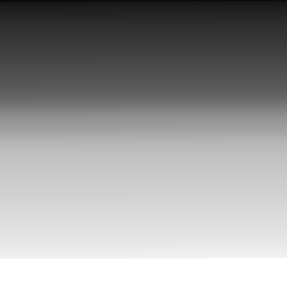
#> input picture Clase2/Parte2/img1_tp.png, 287 x 288 px
$ jupyter execute TP1_Parte2.ipynb   (shell and % lines are left out)
#> lines starting #> are read from the running program, lines starting #| are printed output that depends on the picture; after the words box and inside, x2 and y2 are one past the last pixel; in counts of white or black regions, pixels touching at a corner belong together
# Enunciado Parte 2

Histogramas y ecualización de histogramas

1. Para las imágenes `img1_tp.png` y `img2_tp.png` leerlas con OpenCV en escala de grisas y visualizarlas.
2. Elija el numero de bins que crea conveniente y grafique su histograma, compare los histogramas entre si. Explicar lo que se observa, si tuviera que entrenar un modelo de clasificación/detección de imágenes, ¿considera que puede ser de utilidad tomar como 'features' a los histogramas?
3. Para la imagen segmentacion.png analice el histograma de los canales RGB. Segmente algunos de los elementos presentes en la imagen (agua, cielo, tierra) y muestre, aplicando mascaras, las regiones en imágenes separadas.

[cell 1]
from google.colab import drive
drive.mount('/content/drive')

[cell 2]
%cd /content/drive/MyDrive/EIA-UBA/Bimestre3/VC1/TP1/Parte2

[cell 3]

# OpenCV-Python utiliza NumPy para el manejo de imágenes
import numpy as np
# cv2 es el módulo python para acceder a OpenCV
import cv2 as cv
# Usamos las poderosas herramientas de graficación de matplotlib para mostrar imágenes, perfiles, histogramas, etc
import matplotlib.pyplot as plt
# Herramienta para navegar en el contenido de carpetas
import os

# **Item 1**

[cell 4]
# Cargar una imagen en modo monocromático (un canal)
img1 = cv.imread('img1_tp.png',cv.IMREAD_GRAYSCALE)
#> img1 is the input picture: shape (288, 287); min 2, max 255, mean 154.8
img2 = cv.imread('img2_tp.png',cv.IMREAD_GRAYSCALE)
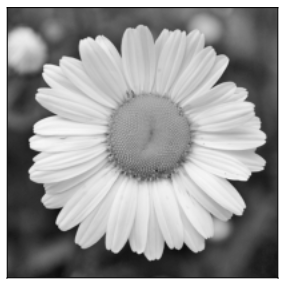
#> input picture Clase2/Parte2/img2_tp.png, 287 x 288 px
#> img2 is the input picture: shape (288, 287); min 2, max 255, mean 154.8

# Como lucen los datos en un np.array
print('Tamaño imagen 1:', img1.shape, '- Tamaño imagen 2:', img2.shape)
#| Tamaño imagen 1: (288, 287) - Tamaño imagen 2: (288, 287)

# Muestro la imagen con matplotlib
# Muestro imagenes
fig, axs = plt.subplots(1, 2, constrained_layout=True, figsize=(10,15))
axs[0].imshow(img1, cmap='gray', vmin=0, vmax=255)
axs[0].set_title('Imagen 1')
axs[1].imshow(img2, cmap='gray', vmin=0, vmax=255)
axs[1].set_title('Imagen 2')

[cell 5]
# Funcion para ploteo de histogramas en escala de grises variando el numero de bins
def ploteo_histogramas_GS(img1, img2, bins):
#> called with bins = 50
  fig, axs = plt.subplots(1, 2, constrained_layout=True, figsize=(15,5))
  hist1, bins1 = np.histogram(img1.ravel(), bins, [0, 256])
#> hist1 = 50 values, max 8400 at index 49, min 4 at index 0, mean 1653.1; bins1 = 51 values from 0 to 256
  hist2, bins2 = np.histogram(img2.ravel(), bins, [0, 256])
#> hist2 has the same summary as hist1; bins2 = 51 values from 0 to 256
  title = "Número de bins: " + str(bins)
  st = fig.suptitle(title, fontsize="x-large")
  axs[0].plot(hist1)
  axs[0].set_title('Histograma imagen 1')
  axs[1].plot(hist2)
  axs[1].set_title('Histograma imagen 2')

[cell 6]
# Ploteo de histogramas
ploteo_histogramas_GS(img1, img2, 50)
ploteo_histogramas_GS(img1, img2, 100)
ploteo_histogramas_GS(img1, img2, 150)
ploteo_histogramas_GS(img1, img2, 200)
ploteo_histogramas_GS(img1, img2, 256)
#> figure, not shown here; panel 1: curve peaks at x = 49, y = 8400; panel 2: curve peaks at x = 49, y = 8400
#> figure, not shown here; panel 1: curve peaks at x = 99, y = 8400; panel 2: curve peaks at x = 99, y = 8400
#> figure, not shown here; panel 1: curve peaks at x = 149, y = 8400; panel 2: curve peaks at x = 149, y = 8400
#> figure, not shown here; panel 1: curve peaks at x = 199, y = 8400; panel 2: curve peaks at x = 199, y = 8400
#> figure, not shown here; panel 1: curve peaks at x = 255, y = 8400; panel 2: curve peaks at x = 255, y = 8400

## Conclusión:

No sería útil emplear los histogramas como *features* para clasificar o reconocer imágenes ya que, en los casos evaluados, la información que brindan es idéntica. El análisis de los histogramas revela que la imagen `img1_tp.png` fue generada a partir de la imagen `img2_tp.png`, tomando el rango dinámico de esta última y redistribuyendo los colores de manera que coincidan las frecuencias de ocurrencia de cada valor.

---

# **Item 2**

[cell 7]
# Cargo imagen
img = cv.imread('segmentacion.png')
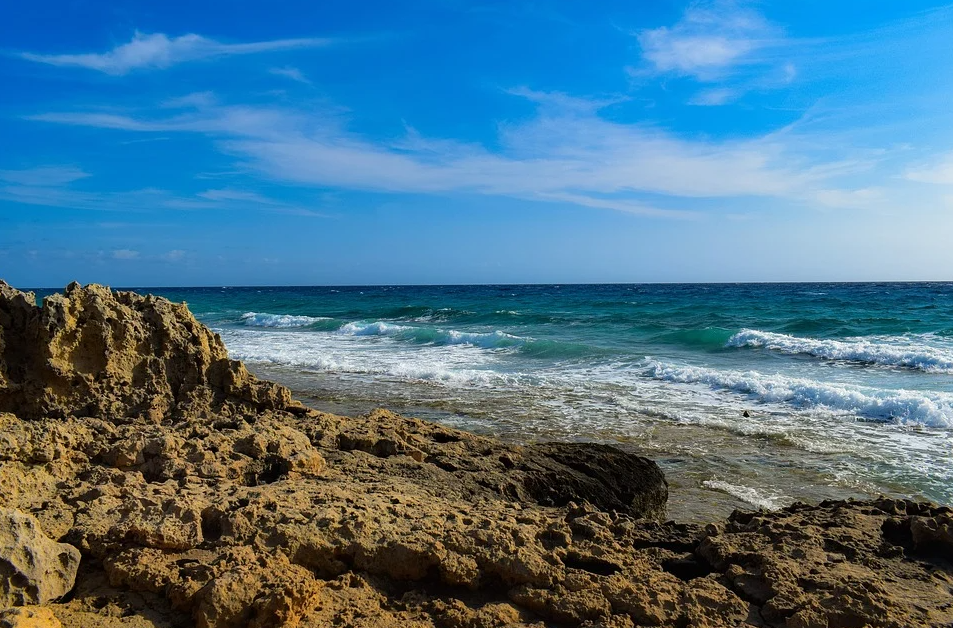
#> input picture Clase2/Parte2/segmentacion.png, 953 x 628 px
#> img is the input picture: shape (628, 953, 3); mean B, G, R 139, 116.4, 76.1

# Cambio a RGB
imgRGB = cv.cvtColor(img, cv.COLOR_BGR2RGB)

# Muestro imagenes
plt.figure()
plt.imshow(imgRGB)
plt.show()

[cell 8]
# Funcion para ploteo de histogramas RGB variando el numero de bins
def ploteo_histogramas_RGB(input_image, bins):

#> called with bins = 256
  im_r, im_g, im_b = cv.split(input_image)
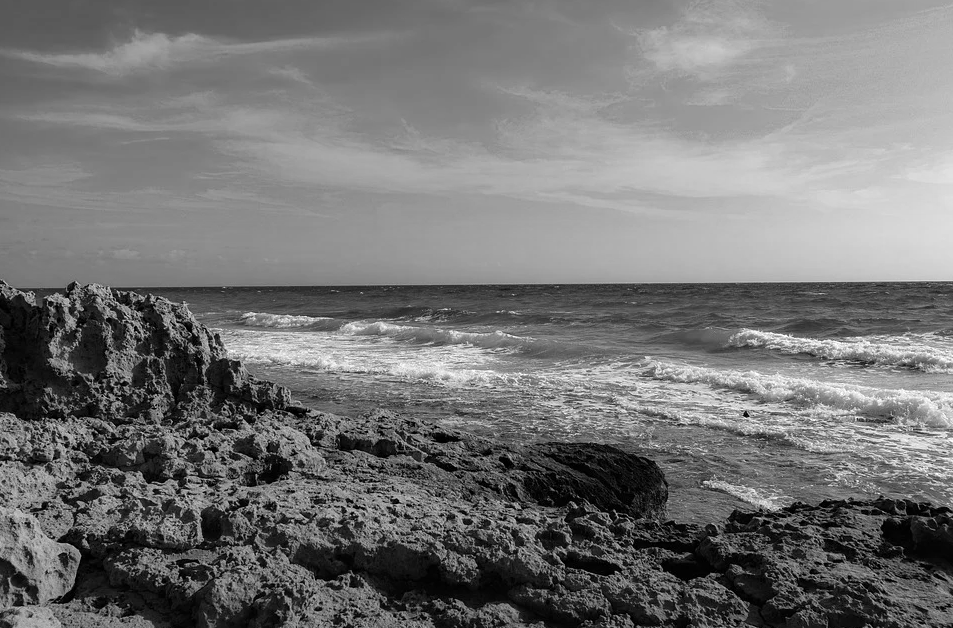
#> im_g: shape (628, 953); min 0, max 255, mean 116.4
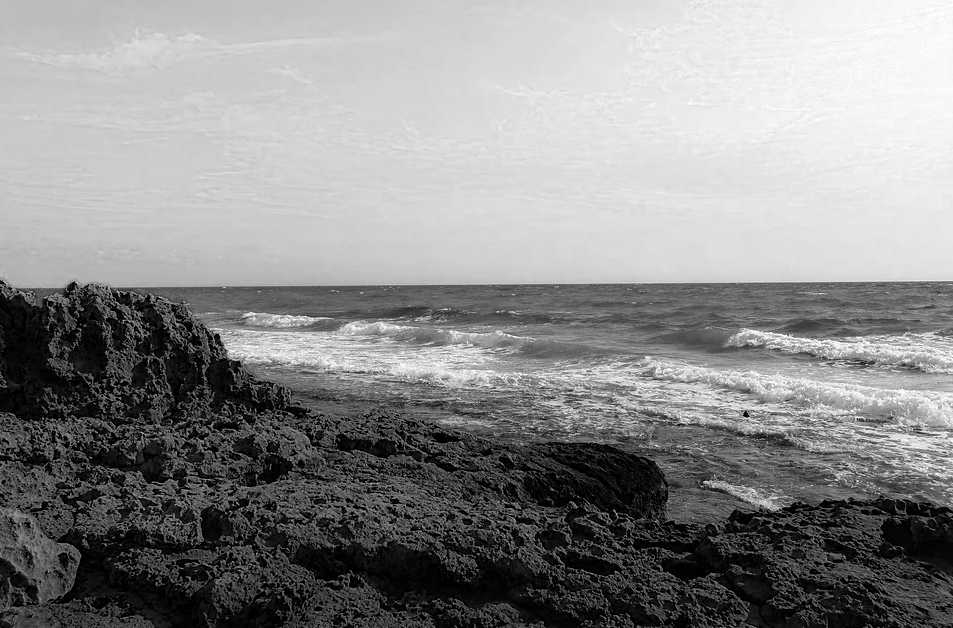
#> im_b: shape (628, 953); min 0, max 255, mean 139
  img1 = np.dstack((im_r, im_g, im_b))

  colors = ['r', 'g', 'b']
  labels = ['R', 'G', 'B']
  fig, axs = plt.subplots(1, 1, constrained_layout=True, figsize=(8,5))
  title = "Número de bins: " + str(bins)
  st = fig.suptitle(title, fontsize="x-large")
  for i in range(3):
    hist, bins = np.histogram(img1[:, :, i].ravel(), bins, [0, 256])
    axs.plot(hist, color=colors[i], label=labels[i])
#> after the loop, bins = 257 values from 0 to 256

  axs.legend()

[cell 9]
ploteo_histogramas_RGB(imgRGB, 256)
#> figure, not shown here; curve peaks at x = 0, y = 37866; curve peaks at x = 125, y = 8300; curve peaks at x = 0, y = 22983

[cell 10]
# Pasaje imagen a espacio HSV
img_HSV = cv.cvtColor(img, cv.COLOR_BGR2HSV)
#> img_HSV: shape (628, 953, 3); mean H, S, V 70.1, 153.6, 153.9
plt.figure(5)
plt.imshow(img_HSV)

[cell 11]
# Scatter plot de la distribucion de los colores en HSV
from mpl_toolkits.mplot3d import Axes3D
from matplotlib import cm
from matplotlib import colors

#c1, c2, c3 = cv.split(imgRGB)
c1, c2, c3 = cv.split(img_HSV)
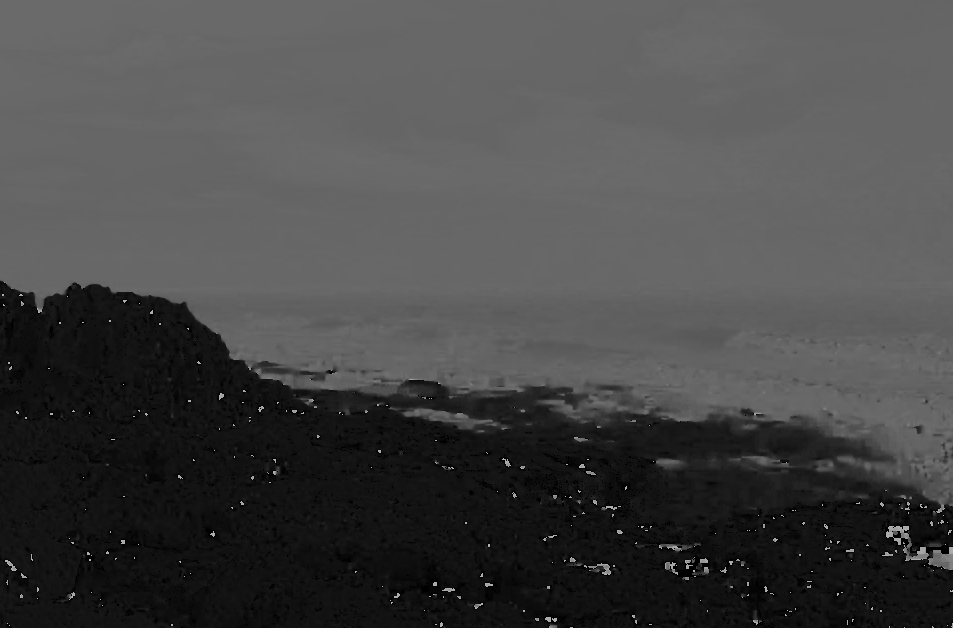
#> c1: shape (628, 953); min 0, max 179, mean 70.1
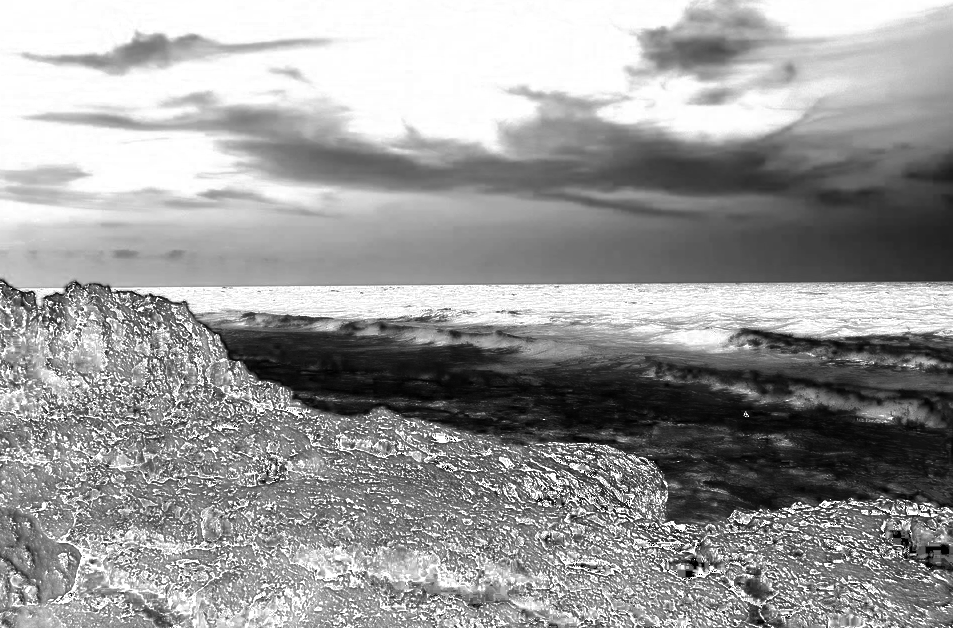
#> c2: shape (628, 953); min 0, max 255, mean 153.6
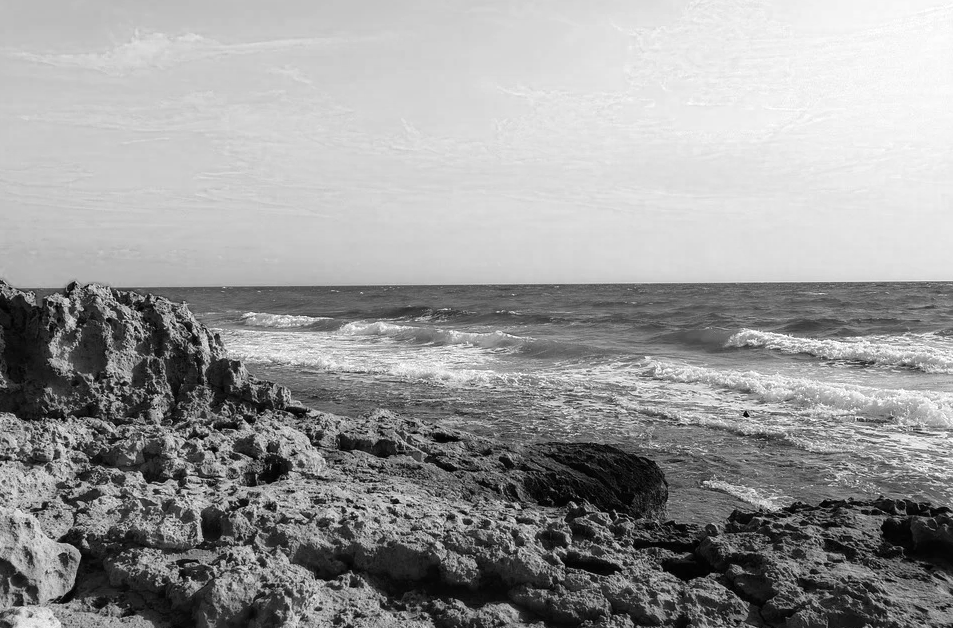
#> c3: shape (628, 953); min 0, max 255, mean 153.9
fig = plt.figure()
axis = fig.add_subplot(1, 1, 1, projection="3d")

pixel_colors = imgRGB.reshape((np.shape(imgRGB)[0]*np.shape(imgRGB)[1], 3))
norm = colors.Normalize(vmin=-1.,vmax=1.)
norm.autoscale(pixel_colors)
pixel_colors = norm(pixel_colors).tolist()
#> pixel_colors = 598484 items

axis.view_init(elev=20, azim=75)
axis.scatter(c1.flatten(), c2.flatten(), c3.flatten(), facecolors=pixel_colors, marker=".")
axis.set_xlabel("Canal 1")
axis.set_ylabel("Canal 2")
axis.set_zlabel("Canal 3")

plt.show()
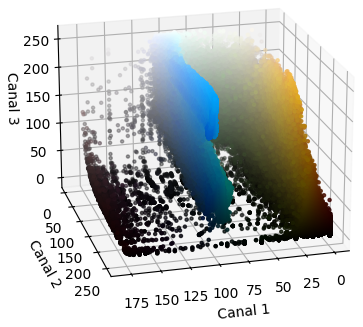
#> figure drawn by matplotlib, 1 panel

[cell 12]
# Segmentación playa
color_l = (0, 0, 0)
color_u = (25,255,255)

mask = cv.inRange(img_HSV, color_l,  color_u)
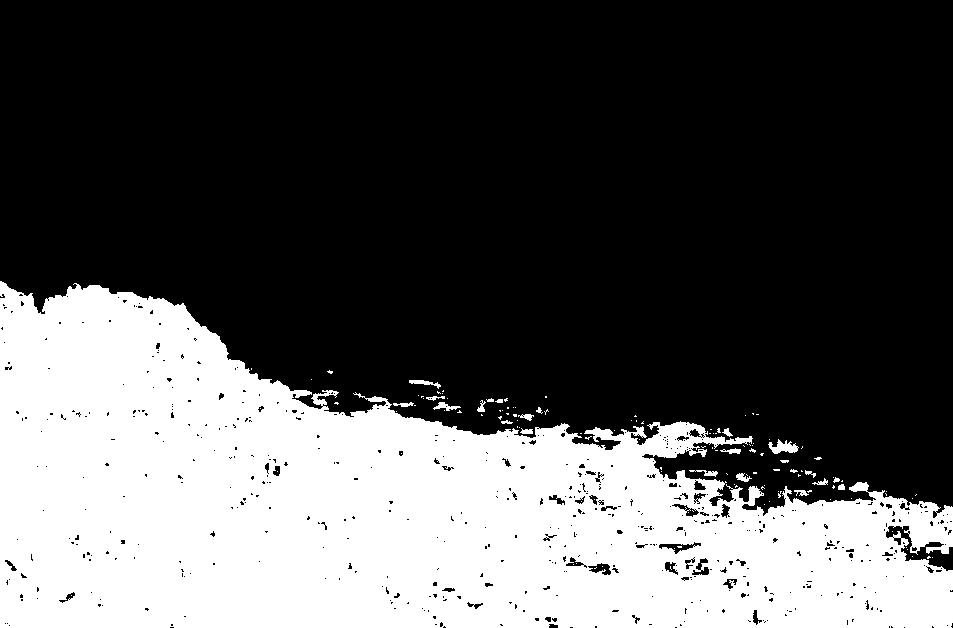
#> mask: shape (628, 953); 33.9% white; 131 white regions (108 under 20 px), largest, box (x1, y1, x2, y2) and area: (0, 281, 953, 628) 201080, (768, 439, 799, 454) 248, (409, 380, 441, 389) 113
img_segmentada = cv.bitwise_and(imgRGB, imgRGB, mask=mask)

plt.figure(6)
plt.imshow(img_segmentada)
plt.show()

[cell 13]
# Segmentación agua
color_l = (25,0,0)
color_u = (99,255,255)

mask = cv.inRange(img_HSV, color_l,  color_u)
#> mask: shape (628, 953); 14.1% white; 625 white regions (560 under 20 px), largest, box (x1, y1, x2, y2) and area: (133, 292, 953, 516) 76512, (822, 375, 953, 406) 1560, (13, 287, 68, 308) 265
img_segmentada = cv.bitwise_and(imgRGB, imgRGB, mask=mask)

plt.figure(6)
plt.imshow(img_segmentada)
plt.show()

[cell 14]
# Segmentacion cielo
color_l = (99,50,160)
color_u = (180,255,255)

mask = cv.inRange(img_HSV, color_l,  color_u)
#> mask: shape (628, 953); 45.7% white; 430 white regions (393 under 20 px), largest, box (x1, y1, x2, y2) and area: (0, 0, 953, 288) 265379, (735, 362, 953, 392) 2043, (789, 385, 947, 426) 1429
img_segmentada = cv.bitwise_and(imgRGB, imgRGB, mask=mask)
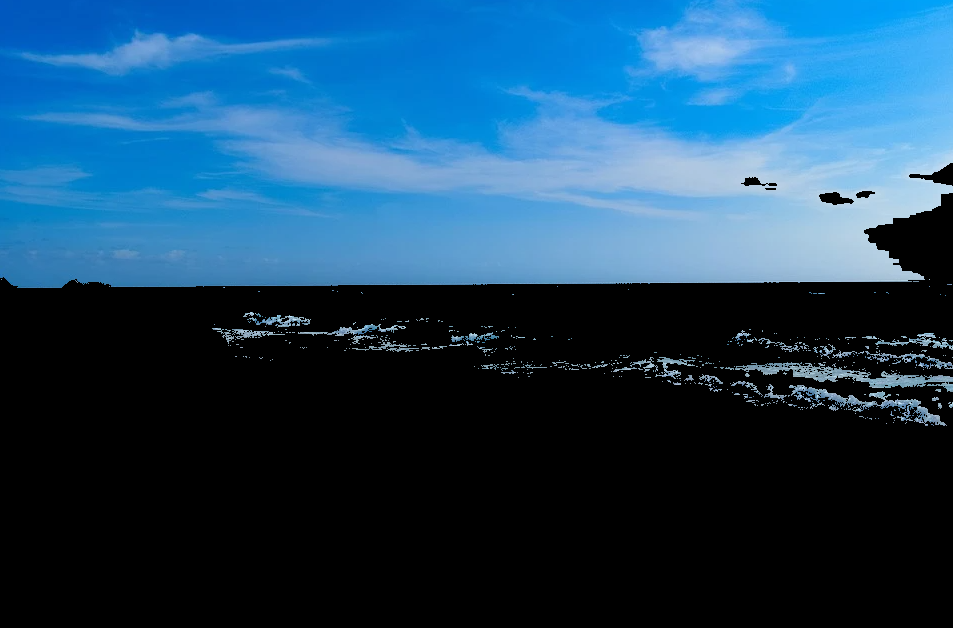
#> img_segmentada: shape (628, 953, 3); mean R, G, B 28.5, 68.6, 97.9

plt.figure(6)
plt.imshow(img_segmentada)
plt.show()
